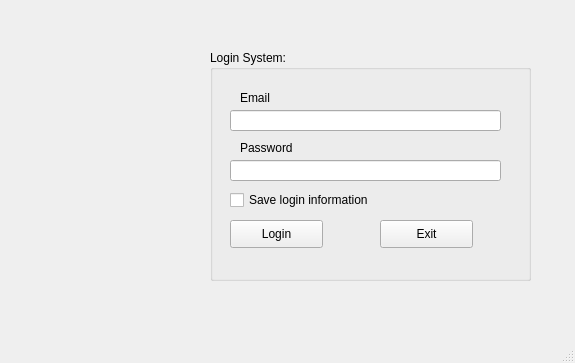
<?xml version="1.0" encoding="UTF-8"?>
<ui version="4.0">
 <class>MainWindow</class>
 <widget class="QMainWindow" name="MainWindow">
  <property name="geometry">
   <rect>
    <x>0</x>
    <y>0</y>
    <width>575</width>
    <height>363</height>
   </rect>
  </property>
  <property name="windowTitle">
   <string>MainWindow</string>
  </property>
  <widget class="QWidget" name="centralwidget">
   <widget class="QGroupBox" name="groupBox">
    <property name="geometry">
     <rect>
      <x>210</x>
      <y>50</y>
      <width>321</width>
      <height>231</height>
     </rect>
    </property>
    <property name="title">
     <string>Login System:</string>
    </property>
    <widget class="QLabel" name="label">
     <property name="geometry">
      <rect>
       <x>30</x>
       <y>40</y>
       <width>56</width>
       <height>16</height>
      </rect>
     </property>
     <property name="text">
      <string>Email</string>
     </property>
    </widget>
    <widget class="QLabel" name="label_2">
     <property name="geometry">
      <rect>
       <x>30</x>
       <y>90</y>
       <width>56</width>
       <height>16</height>
      </rect>
     </property>
     <property name="text">
      <string>Password</string>
     </property>
    </widget>
    <widget class="QLineEdit" name="lineEditEmail">
     <property name="geometry">
      <rect>
       <x>20</x>
       <y>60</y>
       <width>271</width>
       <height>21</height>
      </rect>
     </property>
    </widget>
    <widget class="QLineEdit" name="lineEditPassword">
     <property name="geometry">
      <rect>
       <x>20</x>
       <y>110</y>
       <width>271</width>
       <height>21</height>
      </rect>
     </property>
     <property name="echoMode">
      <enum>QLineEdit::Password</enum>
     </property>
    </widget>
    <widget class="QCheckBox" name="checkBoxSave">
     <property name="geometry">
      <rect>
       <x>20</x>
       <y>140</y>
       <width>171</width>
       <height>20</height>
      </rect>
     </property>
     <property name="text">
      <string>Save login information</string>
     </property>
    </widget>
    <widget class="QPushButton" name="pushButtonLogin">
     <property name="geometry">
      <rect>
       <x>20</x>
       <y>170</y>
       <width>93</width>
       <height>28</height>
      </rect>
     </property>
     <property name="text">
      <string>Login</string>
     </property>
     <property name="icon">
      <iconset>
       <normaloff>images/ic_login.png</normaloff>images/ic_login.png</iconset>
     </property>
    </widget>
    <widget class="QPushButton" name="pushButtoExit">
     <property name="geometry">
      <rect>
       <x>170</x>
       <y>170</y>
       <width>93</width>
       <height>28</height>
      </rect>
     </property>
     <property name="text">
      <string>Exit</string>
     </property>
     <property name="icon">
      <iconset>
       <normaloff>images/ic_exit.png</normaloff>images/ic_exit.png</iconset>
     </property>
    </widget>
   </widget>
   <widget class="QLabel" name="label_3">
    <property name="geometry">
     <rect>
      <x>20</x>
      <y>90</y>
      <width>171</width>
      <height>171</height>
     </rect>
    </property>
    <property name="text">
     <string/>
    </property>
    <property name="pixmap">
     <pixmap>images/ic_login_screen.png</pixmap>
    </property>
    <property name="scaledContents">
     <bool>true</bool>
    </property>
   </widget>
  </widget>
  <widget class="QMenuBar" name="menubar">
   <property name="geometry">
    <rect>
     <x>0</x>
     <y>0</y>
     <width>575</width>
     <height>26</height>
    </rect>
   </property>
  </widget>
  <widget class="QStatusBar" name="statusbar"/>
 </widget>
 <resources/>
 <connections>
  <connection>
   <sender>pushButtoExit</sender>
   <signal>clicked()</signal>
   <receiver>MainWindow</receiver>
   <slot>close()</slot>
   <hints>
    <hint type="sourcelabel">
     <x>426</x>
     <y>259</y>
    </hint>
    <hint type="destinationlabel">
     <x>287</x>
     <y>181</y>
    </hint>
   </hints>
  </connection>
 </connections>
</ui>
